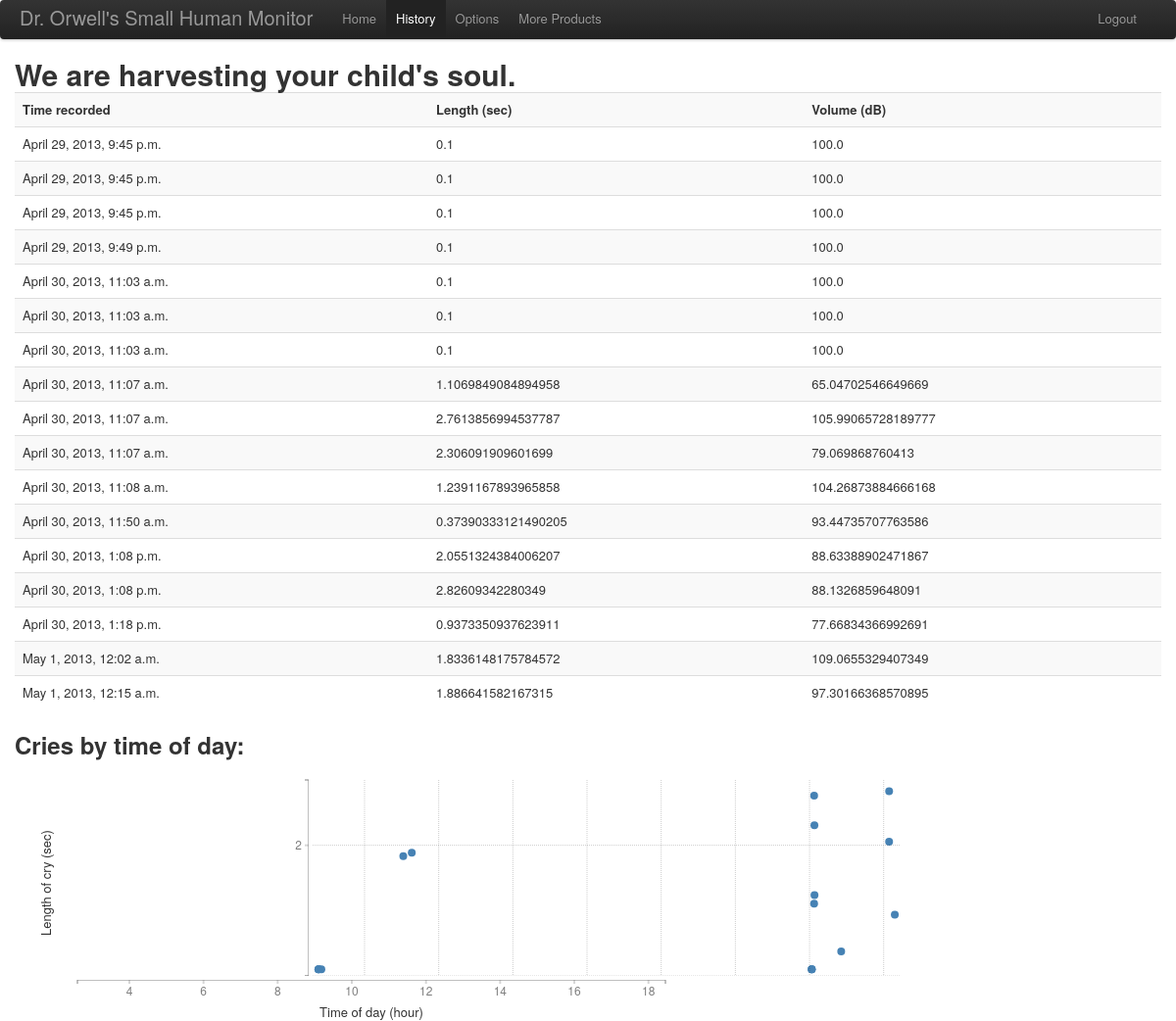
The page /cries/ (signed in) on the database its author committed.
### monitor/models.py (models this page shows)
class Cry(models.Model):
	baby = models.ForeignKey(Baby)
	time = models.DateTimeField(auto_now_add=True)
	length = models.FloatField()
	volume = models.FloatField()

### monitor/views.py (the view)
# urls.py: url(r'^cries/$', 'monitor.views.cries', name='cries'),
@login_required
def cries(request):
    return render(request, 'monitor/cries.html',
            {'cries': Cry.objects.all()})

### monitor/templatetags/monitor_tags.py (called while the page is built)
@register.filter()
def time_of_day(dt):
    return dt.hour + dt.minute / 60. + dt.second / 2400.

@register.filter()
def is_active(path, name):
    condition = name in path and name != '' or (name == '' and path == '/')
    return 'class="active"' if condition else ''

### monitor/templates/monitor/cries.html (shortened to what this page needs)
{% extends 'monitor/base.html' %}
{% load staticfiles %}
{% load monitor_tags %}
{% block content %}
  <link rel="stylesheet" href="{% static 'monitor/rickshaw.min.css' %}" />
  <div class="span12">
  <h1>We are harvesting your child's soul.</h1>
  <table class="table table-striped">
    <tr>
      <th>Time recorded</th>
      <th>Length (sec)</th>
      <th>Volume (dB)</th>
    </tr>
    {% for cry in cries %}
    <tr>
      <td>{{ cry.time }}</td>
      <td>{{ cry.length }}</td>
      <td>{{ cry.volume }}</td>
    </tr>
    {% endfor %}
  </table>
  <h2>Cries by time of day:</h2>
  <div id="y_label" class="rotate">Length of cry (sec)</div>
  <div id="y_axis"></div>
  <div id="chart"></div>
  <div id="x_axis"></div>
  <div id="x_label">Time of day (hour)</div>
</div>
{% endblock %}

### monitor/templates/monitor/base.html (shortened to what this page needs)
{% load staticfiles %}
{% load monitor_tags %}
<!DOCTYPE HTML>
<html lang="en">
<head>
    <link rel="stylesheet" type="text/css" href="{% static 'monitor/bootstrap.min.css' %}">
</head>
<body>
    <div class="navbar">
      <div class="navbar-inner">
          <a class="brand" href="{% url 'monitor:home' %}">Dr. Orwell's Small Human Monitor</a>
        <ul class="nav">
          <li {{ request.path|is_active:''|safe }}><a href="{% url 'monitor:home' %}">Home</a></li>
          <li {{ request.path|is_active:'cries'|safe }}><a href="{% url 'monitor:cries' %}">History</a></li>
          <li {{ request.path|is_active:'options'|safe }}><a href="{% url 'monitor:options' %}">Options</a></li>
          <li><a href="#">More Products</a></li>
      </ul>
      <ul class="nav" style="float: right;">
          <li><a href="{% url 'logout_view' %}">Logout</a></li>
      </ul>
      </div>
    </div>
  <div class="container">
      <div id="content" class="row">
        {% block content %}{% endblock %}
    </div>
  </div>
</body>
</html>

### monitor/templates/monitor/cries.html (style rules this page uses)
#chart, #y_axis { position: relative; display: inline-block; vertical-align: top; }
#y_axis { height: 204px; }
#x_axis, #x_label { margin-left: 64px; }
#x_axis { height: 24px; }
#x_label { width: 600px; text-align: center; }
.rotate { -webkit-transform: rotate(-90deg); -moz-transform: rotate(-90deg); -ms-transform: rotate(-90deg); -o-transform: rotate(-90deg); transform: rotate(-90deg); -webkit-transform-origin: 50% 50%; -moz-transform-origin: 50% 50%; -ms-transform-origin: 50% 50%; -o-transform-origin: 50% 50%; transform-origin: 50% 50%; filter: progid:DXImageTransform.Microsoft.BasicImage(rotation=3); }
#y_label { width: 140px; position: relative; left: -38px; bottom: -98px; }

### rows shown on the page
Cry: time "April 29, 2013, 9:45 p.m.", length "0.1", volume "100.0"
Cry: time "April 29, 2013, 9:45 p.m.", length "0.1", volume "100.0"
Cry: time "April 29, 2013, 9:45 p.m.", length "0.1", volume "100.0"
Cry: time "April 29, 2013, 9:49 p.m.", length "0.1", volume "100.0"
Cry: time "April 30, 2013, 11:03 a.m.", length "0.1", volume "100.0"
Cry: time "April 30, 2013, 11:03 a.m.", length "0.1", volume "100.0"
Cry: time "April 30, 2013, 11:03 a.m.", length "0.1", volume "100.0"
Cry: time "April 30, 2013, 11:07 a.m.", length "1.1069849084894958", volume "65.04702546649669"
Cry: time "April 30, 2013, 11:07 a.m.", length "2.7613856994537787", volume "105.99065728189777"
Cry: time "April 30, 2013, 11:07 a.m.", length "2.306091909601699", volume "79.069868760413"
Cry: time "April 30, 2013, 11:08 a.m.", length "1.2391167893965858", volume "104.26873884666168"
Cry: time "April 30, 2013, 11:50 a.m.", length "0.37390333121490205", volume "93.44735707763586"
Cry: time "April 30, 2013, 1:08 p.m.", length "2.0551324384006207", volume "88.63388902471867"
Cry: time "April 30, 2013, 1:08 p.m.", length "2.82609342280349", volume "88.1326859648091"
Cry: time "April 30, 2013, 1:18 p.m.", length "0.9373350937623911", volume "77.66834366992691"
Cry: time "May 1, 2013, 12:02 a.m.", length "1.8336148175784572", volume "109.0655329407349"
Cry: time "May 1, 2013, 12:15 a.m.", length "1.886641582167315", volume "97.30166368570895"
